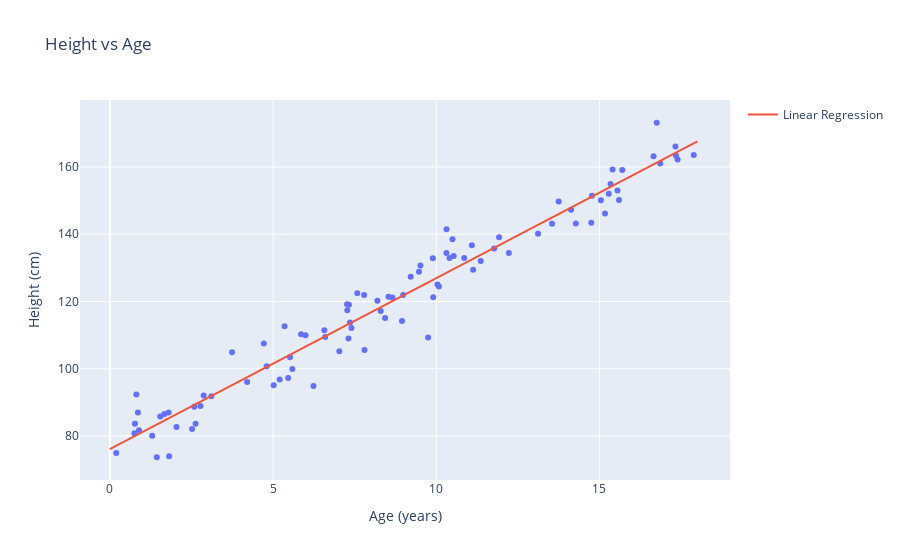

Here is the notebook cell this chart was saved with:
### Code cell
fig_with_model = px.scatter(x=clean_data['Age'], y=clean_data['Height'], title="Height vs Age", labels={'x': 'Age (years)', 'y':'Height (cm)'})

fig_with_model.add_trace(go.Scatter(x=x_data_range, y=predictions, mode='lines',name='Linear Regression'))
fig_with_model.show()
